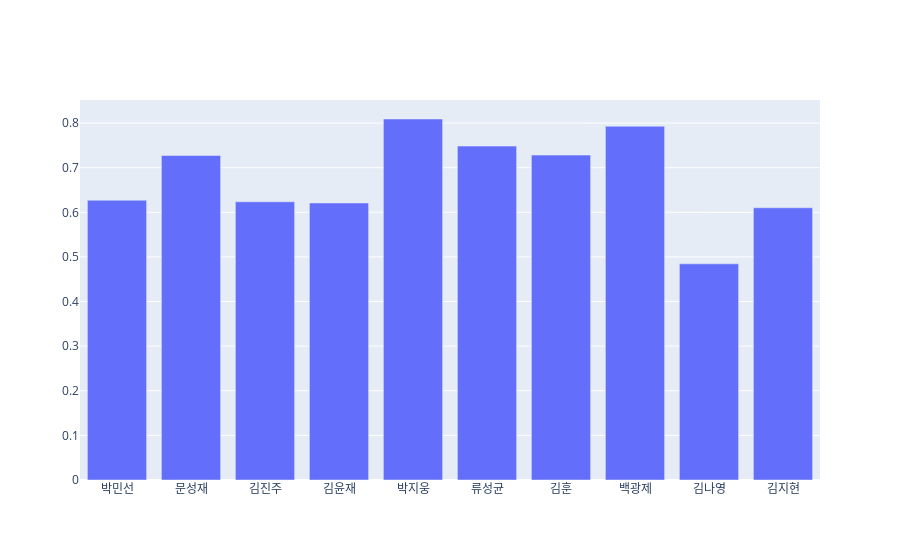

Notebook code for this chart:
### Code cell
test_path = Path("audio_data", "iptv_uttr", "test", "이윤규2_unk.wav") 
test_wav = preprocess_wav(test_path)
test_embed = encoder.embed_utterance(test_wav)

spk_sim_matrix = np.inner(spk_embeds_total, test_embed)

labels = [i for i in speaker_wavs.keys()]
stats = dict(zip(labels, spk_sim_matrix))
# max(stats, key=stats.get)

fig = go.Figure([go.Bar(x=labels, y=spk_sim_matrix)])
fig.show()

### Figure 1 — Plotly figure (JSON) as saved in the notebook; plotly's stock layout.template omitted (floating-point values rounded to 4 significant figures)
{"data": [{"type": "bar", "x": ["박민선", "문성재", "김진주", "김윤재", "박지웅", "류성균", "김훈", "백광제", "김나영", "김지현"], "y": [0.627, 0.7274, 0.6235, 0.6209, 0.8091, 0.7484, 0.7281, 0.7929, 0.4845, 0.6101]}], "layout": {}}
